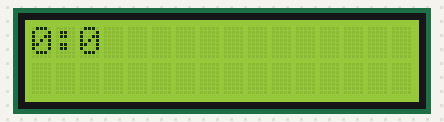
Simulated run of this sketch. Board: Arduino Uno, built with avr-gcc and run on an emulated ATmega328P. On the bench: 16×2 character LCD.

Above: at 0.1 s.
At 4.1 s:
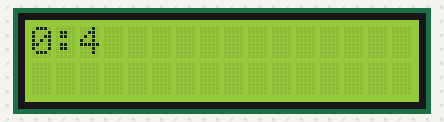
At 9.1 s:
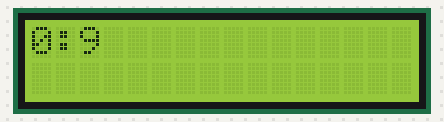
At 19.2 s:
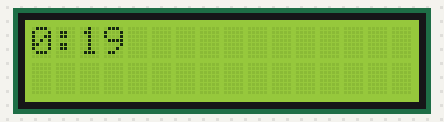
At 28.2 s:
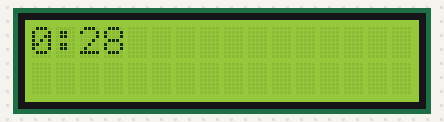
At 38.2 s:
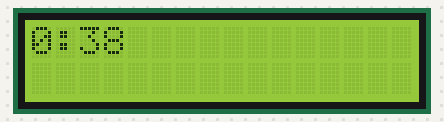

The sketch:

sketch_maj8d.ino
```cpp
#include <ISALedControl.h>
#include <ISADefinitions.h>
#include <ISALiquidCrystal.h>
ISALiquidCrystal lcd;
int i=0, j=0;
void setup() {
  // put your setup code here, to run once:
 lcd.begin();


}

void loop() {
  // put your main code here, to run repeatedly:
delay(1);
lcd.print(i);
lcd.print(":");
lcd.print(j);
j++;
delay(999);
lcd.clear();
if(j==60){
  j=0;
  i++;
}

}
```

Measured:
- what the display in image 0 shows lasts 1.0 s, from 0.1 s to 1.1 s
